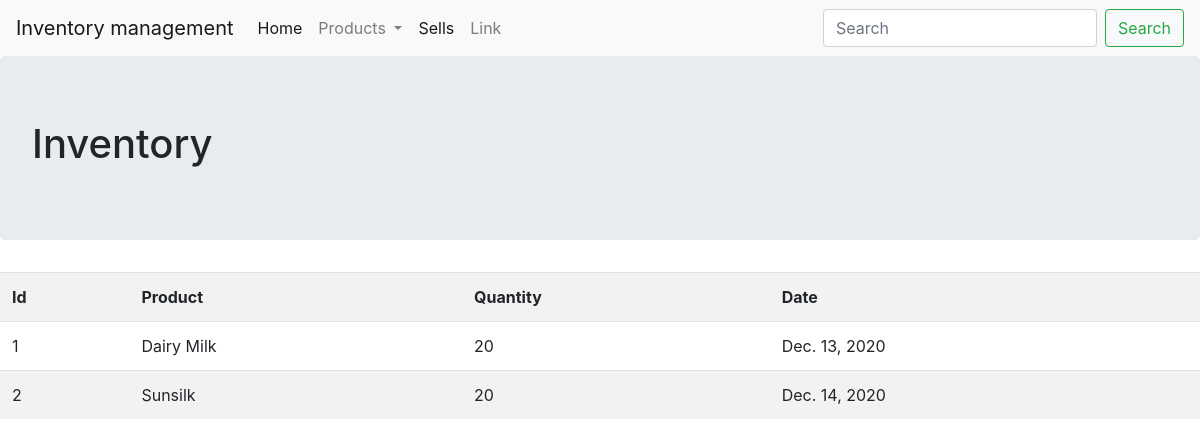
The page / on the database its author committed.
### dashboard/models.py (models this page shows)
class inventory(models.Model):
    product = models.ForeignKey(Product, on_delete=models.CASCADE)
    quantity = models.IntegerField()
    date = models.DateField()

class Product(models.Model):
    name = models.TextField()
    company = models.TextField()
    cost_price = models.IntegerField(default='00000')
    def __str__(self):
        return self.name

### dashboard/views.py (the view)
# urls.py: 2. Add a URL to urlpatterns:  path('', Home.as_view(), name='home')
def Home(request):
    context = inventory.objects.all()
    return render(request,"index.html",context={'dataset':context})

### dashboard/templates/index.html (shortened to what this page needs)
{% extends 'base.html' %}
{% block body %}
<div  class="jumbotron">
    <h1>Inventory</h1>
</div>
<div>
    <table class="table table-striped">
        <tr>
            <th>
                Id
            </th>
            <th>
                Product
            </th>
            <th>
                Quantity
            </th>
            <th>
                Date
            </th>
        </tr>
        {% for d in dataset %}
        <tr>
            <td>
                {{d.id}}
            </td>
            <td>
            {{d.product}}
            </td>
            <td>
            {{d.quantity}}
            </td>
            <td>
            {{d.date}}
            </td>
        </tr>
        {% endfor %}
    </table>
</div>
{% endblock body %}

### rows shown on the page
inventory: id "1", product "Dairy Milk", quantity "20", date "Dec. 13, 2020"
inventory: id "2", product "Sunsilk", quantity "20", date "Dec. 14, 2020"
